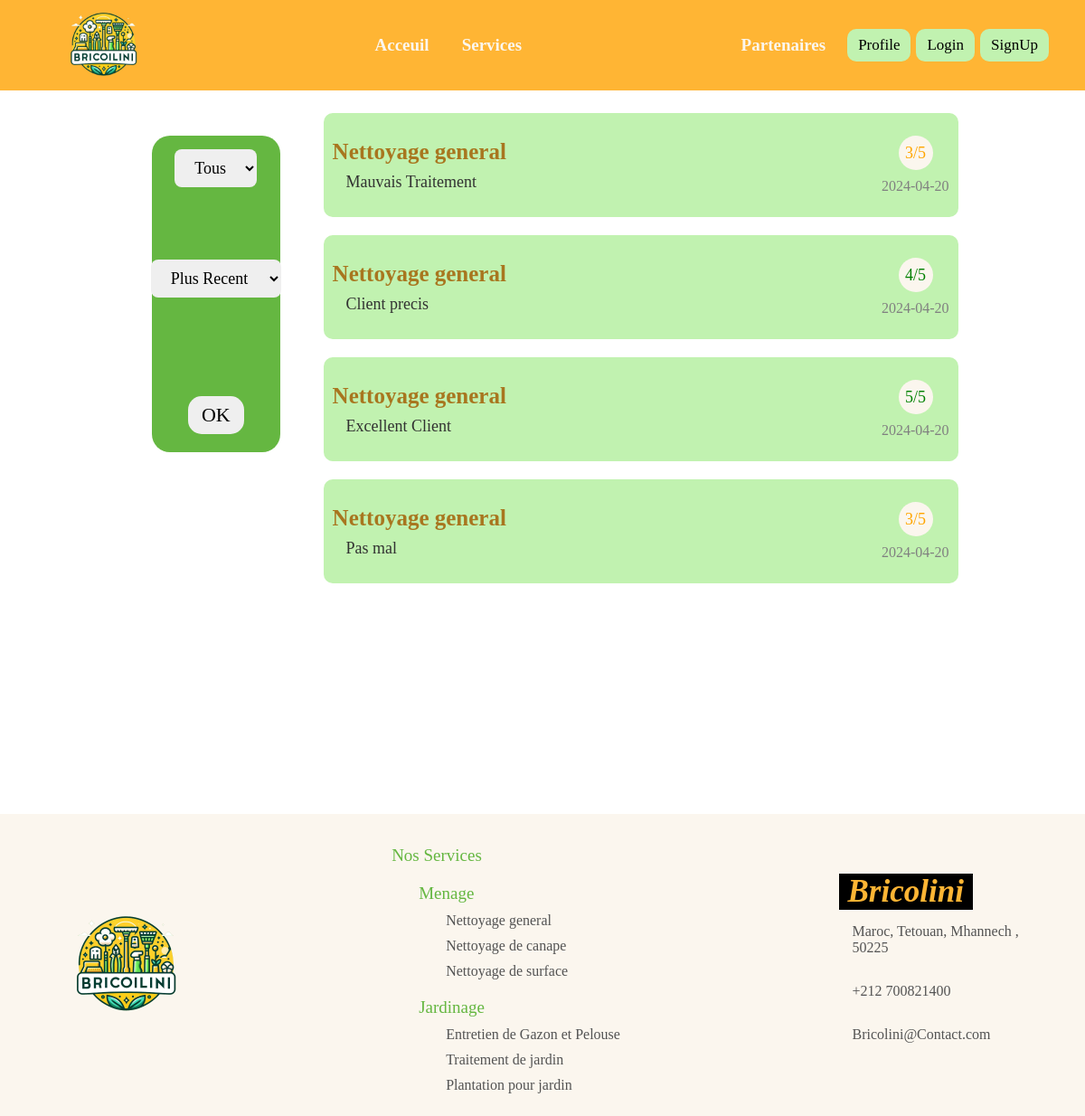
/Clients/getAllComments/0/DESC, run on the app's committed database.
### tables this page shows
CREATE TABLE IF NOT EXISTS `services` (
  `id` int NOT NULL AUTO_INCREMENT,
  `Id_P` int DEFAULT NULL,
  `Nom` varchar(255) DEFAULT NULL,
  `Description` varchar(255) DEFAULT NULL,
  `Prix` float DEFAULT NULL,
  `Note` float DEFAULT NULL,
  `Nbr_commande` int DEFAULT NULL,
  `image` varchar(255) DEFAULT NULL,
  `categorie` varchar(50) DEFAULT NULL,
  `sousCategorie` varchar(255) DEFAULT NULL,
  PRIMARY KEY (`id`),
  KEY `Id_P` (`Id_P`)
);

CREATE TABLE IF NOT EXISTS `commentaire` (
  `id` int NOT NULL AUTO_INCREMENT,
  `message` varchar(255) DEFAULT NULL,
  `Rating` float DEFAULT NULL,
  `Date_post` date DEFAULT NULL,
  `publisher` varchar(255) DEFAULT NULL,
  `published` tinyint(1) DEFAULT NULL,
  `Id_R` int DEFAULT NULL,
  PRIMARY KEY (`id`),
  KEY `Id_R` (`Id_R`)
);

### Controllers/Controller.php (called while the page is built, shortened)
<?php
abstract class Controller
{
    public function loadView(string $view, array $data = [])
    {
        extract($data);
        require_once(ROOT . 'Views/' . strtolower(get_class($this)) . '/' . $view . '.php');
    }
}

### Controllers/Clients.php (called while the page is built, shortened)
<?php
class Clients extends Controller{
   public function getAllComments($rating,$sort){
      $profile=json_decode($this->Client->getComments(1,$rating,$sort));
      $this->loadView("commentaires",compact('profile'));
   }
}

### Models/Client.php (called while the page is built, shortened)
<?php
class Client extends Model{
    public function getComments(int $id,String $rating, String $sort){
        $objct=new stdClass();
        $sql="SELECT s.Nom, c.message, c.Rating, c.Date_post
                  FROM ((services s INNER JOIN reservation r ON s.id=r.Id_S) INNER JOIN commentaire c ON r.id=c.Id_R)
                  WHERE r.Id_C=".$id." AND c.published=1 AND c.publisher='partenaire'";
        $sql.=" ORDER BY c.id $sort";
        $query=self::$instance->prepare($sql);
        $query->execute();
        $objct->commentaire=$query->fetchAll();
        return json_encode($objct);
    }
}

### Views/Clients/commentaires.php (the view, shortened to what this page needs)
<!DOCTYPE html>
<html lang="en">
<head>
    <link rel="stylesheet" href="http://localhost/Bricolini/Views/public/style/Style.css">
    <link rel="stylesheet" href="http://localhost/Bricolini/Views/public/style/Client.css">
</head>
<body>
    <?php
        require("Views/Components/Nav.php");
    ?>
    <section class="sec">
        <div class="comments">
            <div class="search" style="color:#65B741">
                <div>
                    <select name="rating" id="rating">
                        <option value=0 default>Tous</option>
                    </select>
                </div>
                <div>
                    <select name="sort" id="sort">
                        <option value="DESC" default>Plus Recent</option>
                    </select>
                </div>
                <div>
                    <button onClick="getSearchparm2()">OK</button>
                </div>
            </div>
            <div class="commandesAll">
            <?php
                if(count($profile->commentaire)!=0){
                    foreach($profile->commentaire as $commentaire){
                        if($commentaire->Rating > 3){
                            $color="green";
                        }else if($commentaire->Rating=3){
                            $color="orange";
                        }else{
                            $color="red";
                        }
                        echo "
                        <div class='commentaireCard'>
                            <div class='mess'>
                                <h1>$commentaire->Nom</h1>
                                <p>$commentaire->message</p>
                            </div>
                            <div class='rat'>
                                <p class='note' style='color:$color'>$commentaire->Rating/5</p>
                                <p class='date'>$commentaire->Date_post</p>
                            </div>
                        </div> ";
                    }
                }else{
                    echo "<div></div><p class='err'>Pas De Commentaires</p>";
                }
                ?>
            </div>
        </div>
    </section>
    <?php
        require("Views/Components/Footer.php");
    ?>
</body>
</html>

### Views/public/style/Style.css (style rules this page uses)
* { margin: 0; padding: 0; box-sizing: border-box; }
:root { --orange:#FFB534; --white:#FBF6EE; --lightGreen:#C1F2B0; --green:#65B741; --fontSmall:'Trebuchet MS'; --fontBig:'Franklin Gothic Medium'; }
.sec { min-height: 100vh; padding-bottom: 25px; }

### Views/public/style/Client.css (style rules this page uses)
.sec { overflow-y: hidden; }
:root { --orange:#FFB534; --white:#FBF6EE; --lightGreen:#C1F2B0; --green:#65B741; --fontSmall:'Trebuchet MS'; --fontBig:'Franklin Gothic Medium'; }
.commentaireCard { flex: 0 0 350px; background-color: var(--lightGreen); border-radius: 10px; padding: 10px; padding-top: 25px; padding-bottom: 25px; display: flex; align-items: center; justify-content: space-between; }
.commentaireCard h1 { color: #a8761f; margin-bottom: 9px; font-size: 25px; }
.commentaireCard .mess p { padding-left: 15px; color: rgb(50, 50, 50); font-family: var(--fontSmall); font-size: 18px; }
.commentaireCard .rat .note { font-family: var(--fontBig); font-size: 18px; text-align: end; margin-bottom: 9px; color: #FFB534; background-color: #FBF6EE; display: flex; align-items: center; justify-content: space-around; width: 38px; height: 38px; border-radius: 50%; margin-left: 25%; }
.commentaireCard .rat .date { font-family: var(--fontSmall); color: gray; }
.search { width: 60%; margin-left: 20%; margin-top: 25px; background-color: var(--orange); padding: 15px; padding-inline: 35px; border-radius: 20px; display: flex; align-items: center; justify-content: space-between; }
.search select { padding: 10px 18px; border: none; border-radius: 8px; font-family: var(--fontSmall); font-size: 20px; }
.search button { padding: 8px 15px; font-family: var(--fontBig); font-size: 22px; border: none; border-radius: 15px; cursor: pointer; }
.comments { margin-top: 25px; display: grid; grid-template-columns: 22% 65%; grid-template-rows: auto; margin-left: 10%; }
.comments .search { flex-direction: column; padding-inline: 25px; padding-bottom: 20px; height: 350px; background-color: var(--green); }
.comments .search select { margin-top: 0px; margin-bottom: 25px; font-size: 18px; }
.comments .search button { margin-top: 30px; }
.comments .commentaireCard { margin-bottom: 20px; }

### data on the page
services: Nom "Nettoyage general", commentaire.message "Mauvais Traitement", Rating "3", commentaire.Date_post "2024-04-20", commentaire.message "Client precis", commentaire.Rating "4", commentaire.message "Excellent Client", commentaire.Rating "5", commentaire.message "Pas mal", commentaire.Rating "3"
